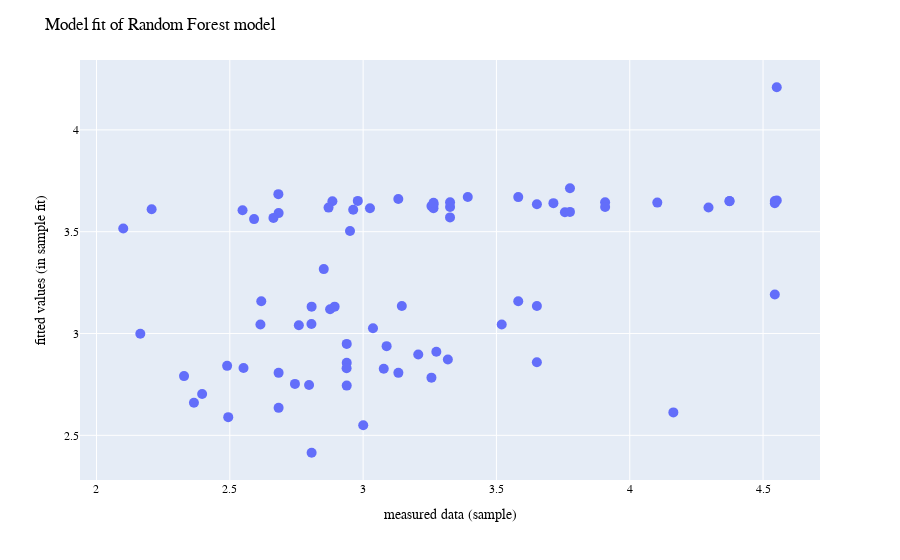

Notebook code for this chart:
### Code cell
fig = px.scatter(x = y_test, y = y_pred)

fig.update_layout(
    font_family="Helvetica Neue, Helvetica, Arial, sans-serif",
    font_color="black",
    title = {'text':'Model fit of Random Forest model'},
    xaxis_title = "measured data (sample)",
    yaxis_title = "fitted values (in sample fit)",
    #markersize= 12,
  )
fig.update_layout(legend=dict(
    yanchor="top",
    title=None,
    y=0.99,
    xanchor="left",
    x=0.01
))
fig.update_traces(marker_size = 10)

### Figure 1 — Plotly figure (JSON) as saved in the notebook; plotly's stock layout.template omitted (floating-point values rounded to 4 significant figures)
{"data": [{"hovertemplate": "x=%{x}<br>y=%{y}<extra></extra>", "legendgroup": "", "marker": {"color": "#636efa", "size": 10, "symbol": "circle"}, "mode": "markers", "name": "", "orientation": "v", "showlegend": false, "type": "scatter", "x": [4.374, 3.652, 3.757, 3.264, 2.797, 4.295, 2.682, 2.49, 3.207, 2.615, 2.939, 2.683, 2.618, 2.365, 3.275, 3.256, 2.852, 4.374, 3.264, 3.077, 2.885, 4.164, 3.652, 2.494, 2.98, 3.393, 3.714, 2.876, 3.652, 3.326, 4.551, 2.591, 3.088, 2.328, 3.318, 3.582, 3.908, 3.582, 2.664, 4.551, 2.164, 2.938, 2.396, 2.551, 3.256, 2.939, 2.207, 2.807, 3.264, 2.963, 2.893, 3.132, 2.951, 4.544, 2.548, 2.806, 3.326, 3.776, 4.544, 2.87, 3.0, 3.908, 3.132, 2.759, 2.683, 3.326, 4.103, 3.037, 3.52, 3.776, 2.683, 2.939, 2.1, 2.807, 4.544, 3.026, 3.145, 2.744], "xaxis": "x", "y": [3.65, 2.859, 3.596, 3.615, 2.747, 3.619, 3.684, 2.841, 2.897, 3.045, 2.856, 3.591, 3.158, 2.66, 2.91, 2.783, 3.316, 3.65, 3.634, 2.827, 3.65, 2.613, 3.135, 2.589, 3.651, 3.671, 3.64, 3.119, 3.635, 3.621, 3.654, 3.562, 2.938, 2.791, 2.872, 3.158, 3.644, 3.67, 3.568, 4.209, 2.999, 2.829, 2.703, 2.831, 3.626, 2.744, 3.61, 2.415, 3.642, 3.608, 3.132, 2.807, 3.504, 3.64, 3.605, 3.047, 3.644, 3.597, 3.192, 3.618, 2.55, 3.622, 3.661, 3.041, 2.635, 3.57, 3.643, 3.026, 3.045, 3.714, 2.807, 2.949, 3.515, 3.132, 3.651, 3.615, 3.135, 2.753], "yaxis": "y"}], "layout": {"font": {"color": "black", "family": "Helvetica Neue, Helvetica, Arial, sans-serif"}, "legend": {"title": {}, "tracegroupgap": 0, "x": 0.01, "xanchor": "left", "y": 0.99, "yanchor": "top"}, "margin": {"t": 60}, "title": {"text": "Model fit of Random Forest model"}, "xaxis": {"anchor": "y", "domain": [0, 1], "title": {"text": "measured data (sample)"}}, "yaxis": {"anchor": "x", "domain": [0, 1], "title": {"text": "fitted values (in sample fit)"}}}}
